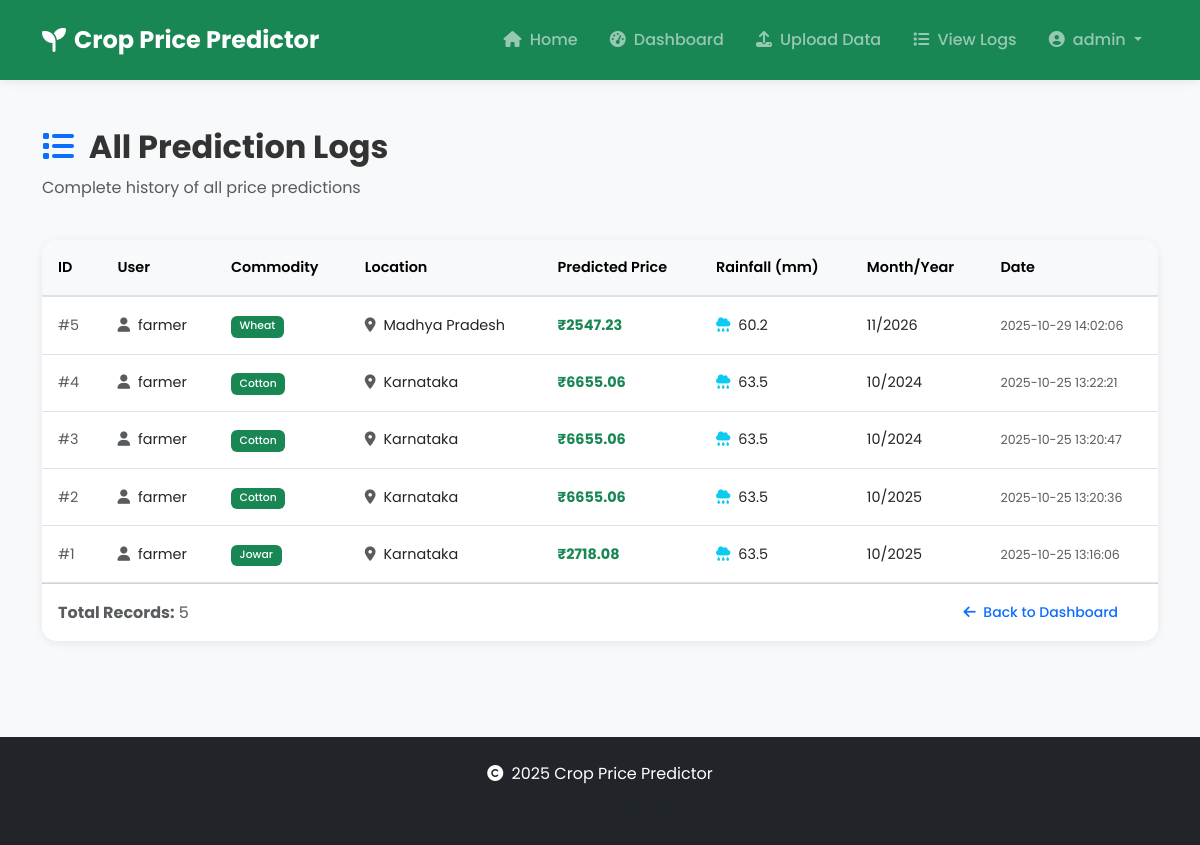
Screenshot of /admin/view-logs (signed in) with the database file from the repository.
### tables this page shows
CREATE TABLE predictions (
            id INTEGER PRIMARY KEY AUTOINCREMENT,
            user_id INTEGER NOT NULL,
            commodity TEXT NOT NULL,
            state TEXT NOT NULL,
            rainfall REAL,
            temperature REAL,
            month INTEGER,
            year INTEGER,
            predicted_price REAL NOT NULL,
            prediction_date TIMESTAMP DEFAULT CURRENT_TIMESTAMP,
            FOREIGN KEY (user_id) REFERENCES users (id)
        );

CREATE TABLE users (
            id INTEGER PRIMARY KEY AUTOINCREMENT,
            username TEXT UNIQUE NOT NULL,
            password_hash TEXT NOT NULL,
            role TEXT NOT NULL CHECK(role IN ('admin', 'farmer')),
            full_name TEXT,
            location TEXT,
            created_at TIMESTAMP DEFAULT CURRENT_TIMESTAMP
        );

### app.py (the view)
@app.route('/admin/view-logs')
@admin_required
def view_logs():
    db = get_db()
    cursor = db.cursor()
    cursor.execute(
        '''SELECT p.id, u.username, p.commodity, p.state, p.predicted_price,
                  p.rainfall, p.month, p.year, p.prediction_date
           FROM predictions p
           JOIN users u ON p.user_id = u.id
           ORDER BY p.prediction_date DESC'''
    )
    logs = cursor.fetchall()
    return render_template('admin_logs.html', logs=logs)

### app.py (called while the page is built)
def admin_required(f):
    @wraps(f)
    def decorated_function(*args, **kwargs):
        if 'user_id' not in session:
            flash('Please log in to access this page.', 'warning')
            return redirect(url_for('login'))
        if session.get('role') != 'admin':
            flash('Admin access required.', 'danger')
            return redirect(url_for('farmer_dashboard'))
        return f(*args, **kwargs)
    return decorated_function

### auth/database.py (called while the page is built)
def get_db():
    db = sqlite3.connect(DATABASE_PATH)
    db.row_factory = sqlite3.Row
    return db

### templates/admin_logs.html (shortened to what this page needs)
{% extends "base.html" %}
{% block content %}
<section class="py-5">
    <div class="container">
        <div class="row mb-4">
            <div class="col-12">
                <h2 class="fw-bold">
                    <i class="fas fa-list text-primary me-2"></i>
                    All Prediction Logs
                </h2>
                <p class="text-muted">Complete history of all price predictions</p>
            </div>
        </div>
        <div class="card shadow-sm border-0">
            <div class="card-body p-0">
                <div class="table-responsive">
                    <table class="table table-hover mb-0" id="logsTable">
                        <thead class="table-light">
                            <tr>
                                <th>ID</th>
                                <th>User</th>
                                <th>Commodity</th>
                                <th>Location</th>
                                <th>Predicted Price</th>
                                <th>Rainfall (mm)</th>
                                <th>Month/Year</th>
                                <th>Date</th>
                            </tr>
                        </thead>
                        <tbody>
                            {% if logs %}
                                {% for log in logs %}
                                <tr>
                                    <td class="text-muted">#{{ log[0] }}</td>
                                    <td>
                                        <i class="fas fa-user me-1 text-muted"></i>
                                        {{ log[1] }}
                                    </td>
                                    <td>
                                        <span class="badge bg-success">{{ log[2] }}</span>
                                    </td>
                                    <td>
                                        <i class="fas fa-map-marker-alt me-1 text-muted"></i>
                                        {{ log[3] }}
                                    </td>
                                    <td class="fw-bold text-success">
                                        ₹{{ "%.2f"|format(log[4]) }}
                                    </td>
                                    <td>
                                        <i class="fas fa-cloud-rain me-1 text-info"></i>
                                        {{ "%.1f"|format(log[5]) if log[5] else 'N/A' }}
                                    </td>
                                    <td>{{ log[6] }}/{{ log[7] }}</td>
                                    <td>
                                        <small class="text-muted">{{ log[8] }}</small>
                                    </td>
                                </tr>
                                {% endfor %}
                            {% endif %}
                        </tbody>
                    </table>
                </div>
            </div>
            <div class="card-footer bg-white d-flex justify-content-between align-items-center">
                <p class="mb-0 text-muted">
                    <strong>Total Records:</strong> {{ logs|length if logs else 0 }}
                </p>
                <a href="{{ url_for('admin_dashboard') }}" class="btn btn-outline-primary btn-sm">
                    <i class="fas fa-arrow-left me-1"></i> Back to Dashboard
                </a>
            </div>
        </div>
    </div>
</section>
{% endblock %}

### static/css/style.css (style rules this page uses)
* { margin: 0; padding: 0; box-sizing: border-box; }
:root { --primary-color: #2ecc71; --secondary-color: #27ae60; --accent-color: #f39c12; --dark-color: #2c3e50; --light-color: #ecf0f1; --danger-color: #e74c3c; --info-color: #3498db; }
body { font-family: 'Poppins', -apple-system, BlinkMacSystemFont, 'Segoe UI', Roboto, sans-serif; line-height: 1.6; color: #333; background-color: #f8f9fa; }
h1, h2, h3, h4, h5, h6 { font-weight: 600; line-height: 1.2; }
.card { border-radius: 15px; overflow: hidden; transition: transform 0.3s ease, box-shadow 0.3s ease; }
.btn { border-radius: 10px; font-weight: 500; padding: 0.625rem 1.5rem; transition: all 0.3s ease; border: none; }
.badge { border-radius: 6px; padding: 0.5em 0.8em; font-weight: 500; }
.table { border-collapse: separate; border-spacing: 0; }
.table thead th { background-color: #f8f9fa; font-weight: 600; border-bottom: 2px solid #dee2e6; padding: 1rem; }
.table tbody td { padding: 1rem; vertical-align: middle; }
.table-hover tbody tr { transition: background-color 0.2s ease; }
.fade-in { animation: fadeIn 0.5s ease-out; }
.shadow-sm { box-shadow: 0 2px 10px rgba(0,0,0,0.08) !important; }
.border-0 { border: none !important; }

### templates/admin_logs.html (style rules this page uses)
#logsTable { font-size: 0.9rem; }
#logsTable tbody tr { transition: background-color 0.2s ease; }

### rows the page displays
predictions: id "5", username "farmer", commodity "Wheat", state "Madhya Pradesh", predicted_price "2547.23", rainfall "60.2", month "11", year "2026", prediction_date "2025-10-29 14:02:06"
predictions: id "4", username "farmer", commodity "Cotton", state "Karnataka", predicted_price "6655.06", rainfall "63.5", month "10", year "2024", prediction_date "2025-10-25 13:22:21"
predictions: id "3", username "farmer", commodity "Cotton", state "Karnataka", predicted_price "6655.06", rainfall "63.5", month "10", year "2024", prediction_date "2025-10-25 13:20:47"
predictions: id "2", username "farmer", commodity "Cotton", state "Karnataka", predicted_price "6655.06", rainfall "63.5", month "10", year "2025", prediction_date "2025-10-25 13:20:36"
predictions: id "1", username "farmer", commodity "Jowar", state "Karnataka", predicted_price "2718.08", rainfall "63.5", month "10", year "2025", prediction_date "2025-10-25 13:16:06"

### other values shown
{{ session.username }} "admin"
{{ logs|length if logs else 0 }} "5"
